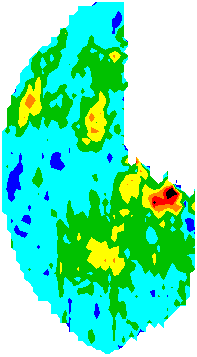
%> input picture prev-ob-models/Chow2012/odor/1_heptanol_OH2.png, 197 x 357 px, given in place of 1_heptanol_OH2.png.png, which was not available
$ octave --eval "result = get_odor('odor/1_heptanol_OH2.png');"   (GNU Octave 9; MATLAB toolbox functions it lacks are replaced by stand-ins)
%> lines starting %> are read from the running program, lines starting %| are printed output that depends on the picture; in (x1, y1, x2, y2) boxes, pixels count from 0 and x2, y2 are one past the last pixel; in counts of white or black regions, pixels touching at a corner belong together; the program's own positions count from 1; pictures that were not available may be replaced by others from this repository, and a replacement may not be noted
function S = get_odor(name)
%> called with name = 'odor/1_heptanol_OH2.png'

    odor_raw = imread(strcat('odor/',name,'.png'));
%> odor_raw is the input picture: size 357x197x3 uint8; mean R, G, B 110.6, 234.6, 183.3
    odor = zeros(size(odor_raw(:,:,1)));
%> odor: size 357x197 double; every value is 0

    for i = 1:size(odor,1)
        for j = 1:size(odor,2)
            if odor_raw(i,j,1) == 255
                if odor_raw(i,j,2) == 255
                    if odor_raw(i,j,3) == 255
                        odor(i,j) = -2;
                    end
                end
            end
            if odor_raw(i,j,1) == 0
                if odor_raw(i,j,2) == 0
                    if odor_raw(i,j,3) == 255
                        odor(i,j) = -1;
                    end
                end
            end
            if odor_raw(i,j,1) == 0
                if odor_raw(i,j,2) == 255
                    if odor_raw(i,j,3) == 255
                        odor(i,j) = 0;
                    end
                end
            end
            if odor_raw(i,j,1) == 0
                if odor_raw(i,j,2) == 193
                    if odor_raw(i,j,3) == 0
                        odor(i,j) = 1;
                    end
                end
            end
            if odor_raw(i,j,1) == 255
                if odor_raw(i,j,2) == 255
                    if odor_raw(i,j,3) == 0
                        odor(i,j) = 2;
                    end
                end
            end
            if odor_raw(i,j,1) == 255
                if odor_raw(i,j,2) == 133
                    if odor_raw(i,j,3) == 0
                        odor(i,j) = 3;
                    end
                end
            end
            if odor_raw(i,j,1) == 255
                if odor_raw(i,j,2) == 0
                    if odor_raw(i,j,3) == 0
                        odor(i,j) = 4;
                    end
                end
            end
            if odor_raw(i,j,1) == 0
                if odor_raw(i,j,2) == 0
                    if odor_raw(i,j,3) == 0
                        odor(i,j) = 5;
                    end
                end
            end
        end
    end
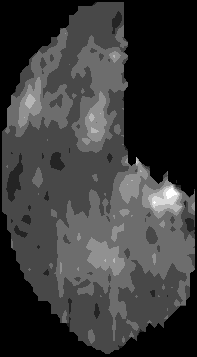
%> odor: size 357x197 double; min -2, max 5, mean -0.41; drawn with min black and max white

    odor(1,:) = NaN;
%> odor: size 357x197 double; 0.28% of pixels changed, all inside (x1, y1, x2, y2) = (0, 0, 197, 1)
    odor(:,1) = NaN;
%> odor: size 357x197 double; 0.79% of the values are NaN or infinite; the others: min -2, max 5, mean -0.398
    for i = 2:size(odor,1)
        for j = 2:size(odor,2)
            if odor(i,j) == -2
                if isnan(odor(i-1,j))
                    odor(i,j) = NaN;
                elseif isnan(odor(i,j-1))
                    odor(i,j) = NaN;
                end
            end
        end
    end
    odor(end,:) = NaN;
    odor(:,end) = NaN;
    for i = size(odor,1)-1:-1:1
        for j = size(odor,2)-1:-1:1
            if odor(i,j) == -2
                if isnan(odor(i+1,j))
                    odor(i,j) = NaN;
                elseif isnan(odor(i,j+1))
                    odor(i,j) = NaN;
                end
            end
        end
    end
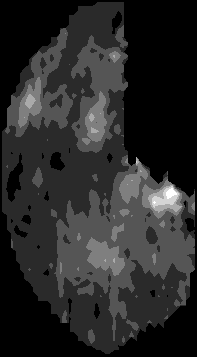
%> odor: size 357x197 double; 37.5% of the values are NaN or infinite; the others: min -1, max 5, mean 0.543; drawn with min black, max white, NaN and infinite black

    S = odor;

end

$ run again, on prev-ob-models/Chow2012/odor/1_hexanol_alc2.png
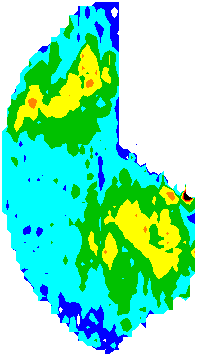
%> input picture prev-ob-models/Chow2012/odor/1_hexanol_alc2.png, 197 x 357 px, given in place of 1_hexanol_alc2.png.png, which was not available
%> in get_odor, odor_raw is the input picture: size 357x197x3 uint8; mean R, G, B 122.6, 231.4, 182.9
%> after the loop in get_odor, `for i = 1:size(odor,1)`:
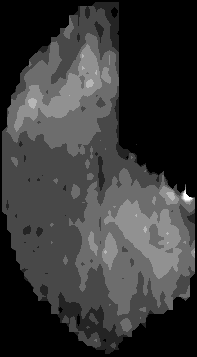
%> odor: size 357x197 double; min -2, max 5, mean -0.458; drawn with min black and max white

$ run again, on prev-ob-models/Chow2012/odor/1_nonanol_OH3.png
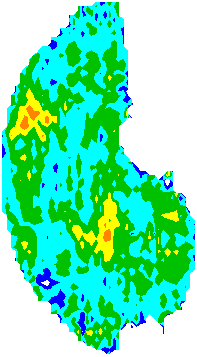
%> input picture prev-ob-models/Chow2012/odor/1_nonanol_OH3.png, 197 x 357 px, given in place of 1_nonanol_OH3.png.png, which was not available
%> in get_odor, odor_raw is the input picture: size 357x197x3 uint8; mean R, G, B 108.4, 232.6, 176.9
%> after the loop in get_odor, `for i = 1:size(odor,1)`:
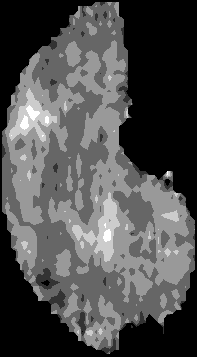
%> odor: size 357x197 double; min -2, max 3, mean -0.444; drawn with min black and max white
